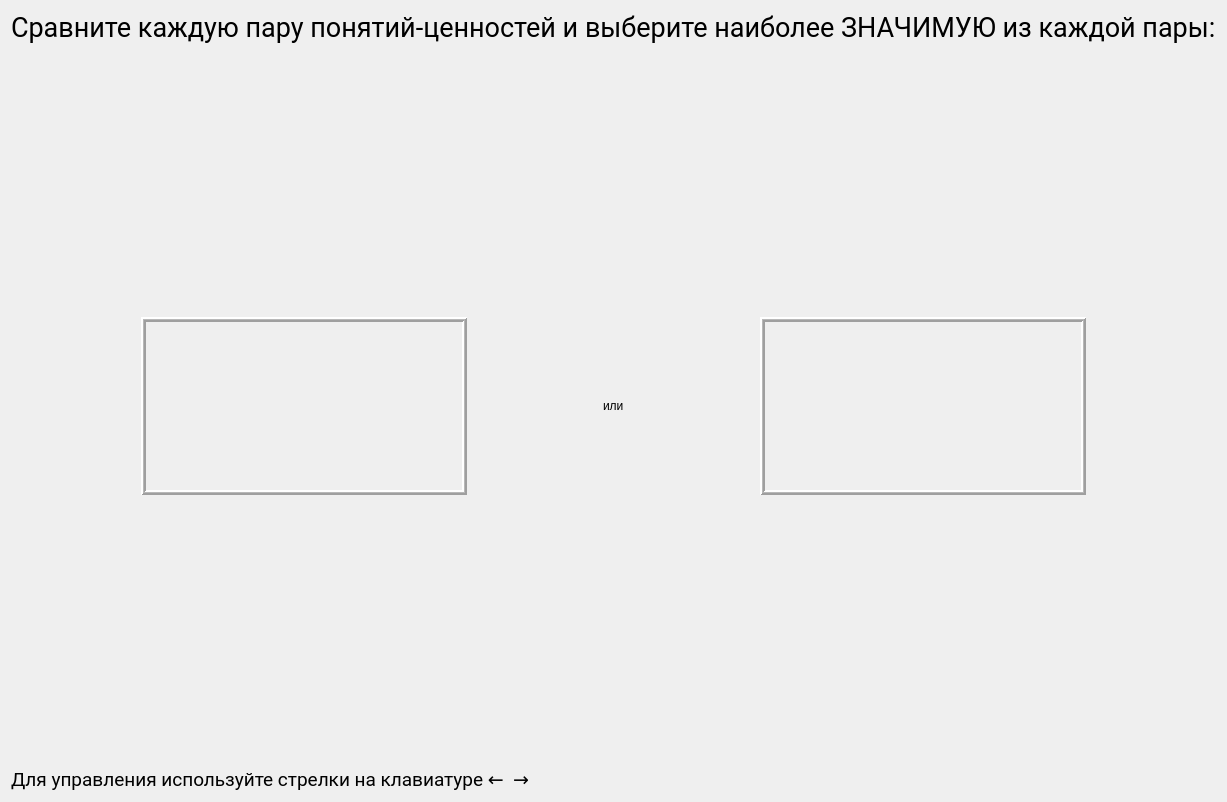
<?xml version="1.0" encoding="UTF-8"?>
<ui version="4.0">
 <class>ItoQuizWindow</class>
 <widget class="QWidget" name="ItoQuizWindow">
  <property name="geometry">
   <rect>
    <x>0</x>
    <y>0</y>
    <width>1212</width>
    <height>802</height>
   </rect>
  </property>
  <property name="windowTitle">
   <string>Form</string>
  </property>
  <layout class="QVBoxLayout" name="verticalLayout" stretch="0,3,2,3,0">
   <item>
    <widget class="QLabel" name="label">
     <property name="sizePolicy">
      <sizepolicy hsizetype="Maximum" vsizetype="Maximum">
       <horstretch>0</horstretch>
       <verstretch>0</verstretch>
      </sizepolicy>
     </property>
     <property name="font">
      <font>
       <family>Roboto</family>
       <pointsize>20</pointsize>
      </font>
     </property>
     <property name="text">
      <string>Сравните каждую пару понятий-ценностей и выберите наиболее ЗНАЧИМУЮ из каждой пары:</string>
     </property>
    </widget>
   </item>
   <item>
    <spacer name="verticalSpacer">
     <property name="orientation">
      <enum>Qt::Vertical</enum>
     </property>
     <property name="sizeType">
      <enum>QSizePolicy::Expanding</enum>
     </property>
     <property name="sizeHint" stdset="0">
      <size>
       <width>17</width>
       <height>256</height>
      </size>
     </property>
    </spacer>
   </item>
   <item>
    <layout class="QHBoxLayout" name="horizontalLayout_3">
     <item>
      <layout class="QHBoxLayout" name="horizontalLayout" stretch="2,5,2">
       <item>
        <spacer name="horizontalSpacer_3">
         <property name="orientation">
          <enum>Qt::Horizontal</enum>
         </property>
         <property name="sizeHint" stdset="0">
          <size>
           <width>34</width>
           <height>30</height>
          </size>
         </property>
        </spacer>
       </item>
       <item>
        <widget class="QFrame" name="frame">
         <property name="sizePolicy">
          <sizepolicy hsizetype="MinimumExpanding" vsizetype="Preferred">
           <horstretch>0</horstretch>
           <verstretch>0</verstretch>
          </sizepolicy>
         </property>
         <property name="frameShape">
          <enum>QFrame::Box</enum>
         </property>
         <property name="frameShadow">
          <enum>QFrame::Raised</enum>
         </property>
         <property name="lineWidth">
          <number>2</number>
         </property>
         <property name="midLineWidth">
          <number>1</number>
         </property>
         <widget class="QLabel" name="leftChoiceLabel">
          <property name="geometry">
           <rect>
            <x>20</x>
            <y>30</y>
            <width>361</width>
            <height>131</height>
           </rect>
          </property>
          <property name="sizePolicy">
           <sizepolicy hsizetype="Expanding" vsizetype="Expanding">
            <horstretch>0</horstretch>
            <verstretch>0</verstretch>
           </sizepolicy>
          </property>
          <property name="font">
           <font>
            <family>Roboto</family>
            <pointsize>20</pointsize>
           </font>
          </property>
          <property name="autoFillBackground">
           <bool>false</bool>
          </property>
          <property name="text">
           <string/>
          </property>
          <property name="alignment">
           <set>Qt::AlignCenter</set>
          </property>
          <property name="wordWrap">
           <bool>true</bool>
          </property>
         </widget>
        </widget>
       </item>
       <item>
        <spacer name="horizontalSpacer">
         <property name="orientation">
          <enum>Qt::Horizontal</enum>
         </property>
         <property name="sizeHint" stdset="0">
          <size>
           <width>34</width>
           <height>30</height>
          </size>
         </property>
        </spacer>
       </item>
      </layout>
     </item>
     <item>
      <widget class="QLabel" name="orLabel">
       <property name="text">
        <string>или</string>
       </property>
      </widget>
     </item>
     <item>
      <layout class="QHBoxLayout" name="horizontalLayout_2" stretch="2,5,2">
       <item>
        <spacer name="horizontalSpacer_2">
         <property name="orientation">
          <enum>Qt::Horizontal</enum>
         </property>
         <property name="sizeHint" stdset="0">
          <size>
           <width>40</width>
           <height>20</height>
          </size>
         </property>
        </spacer>
       </item>
       <item>
        <widget class="QFrame" name="frame_2">
         <property name="sizePolicy">
          <sizepolicy hsizetype="MinimumExpanding" vsizetype="Preferred">
           <horstretch>0</horstretch>
           <verstretch>0</verstretch>
          </sizepolicy>
         </property>
         <property name="frameShape">
          <enum>QFrame::Box</enum>
         </property>
         <property name="frameShadow">
          <enum>QFrame::Raised</enum>
         </property>
         <property name="lineWidth">
          <number>2</number>
         </property>
         <property name="midLineWidth">
          <number>1</number>
         </property>
         <widget class="QLabel" name="rightChoiceLabel">
          <property name="geometry">
           <rect>
            <x>20</x>
            <y>30</y>
            <width>361</width>
            <height>151</height>
           </rect>
          </property>
          <property name="sizePolicy">
           <sizepolicy hsizetype="Expanding" vsizetype="Expanding">
            <horstretch>0</horstretch>
            <verstretch>0</verstretch>
           </sizepolicy>
          </property>
          <property name="font">
           <font>
            <family>Roboto</family>
            <pointsize>20</pointsize>
           </font>
          </property>
          <property name="text">
           <string/>
          </property>
          <property name="alignment">
           <set>Qt::AlignCenter</set>
          </property>
          <property name="wordWrap">
           <bool>true</bool>
          </property>
         </widget>
        </widget>
       </item>
       <item>
        <spacer name="horizontalSpacer_4">
         <property name="orientation">
          <enum>Qt::Horizontal</enum>
         </property>
         <property name="sizeHint" stdset="0">
          <size>
           <width>40</width>
           <height>20</height>
          </size>
         </property>
        </spacer>
       </item>
      </layout>
     </item>
    </layout>
   </item>
   <item>
    <spacer name="verticalSpacer_2">
     <property name="orientation">
      <enum>Qt::Vertical</enum>
     </property>
     <property name="sizeType">
      <enum>QSizePolicy::Expanding</enum>
     </property>
     <property name="sizeHint" stdset="0">
      <size>
       <width>20</width>
       <height>256</height>
      </size>
     </property>
    </spacer>
   </item>
   <item>
    <widget class="QLabel" name="label_5">
     <property name="sizePolicy">
      <sizepolicy hsizetype="Maximum" vsizetype="Maximum">
       <horstretch>0</horstretch>
       <verstretch>0</verstretch>
      </sizepolicy>
     </property>
     <property name="font">
      <font>
       <family>Roboto</family>
       <pointsize>14</pointsize>
      </font>
     </property>
     <property name="text">
      <string>Для управления используйте стрелки на клавиатуре ←  →</string>
     </property>
    </widget>
   </item>
  </layout>
 </widget>
 <resources/>
 <connections/>
</ui>
